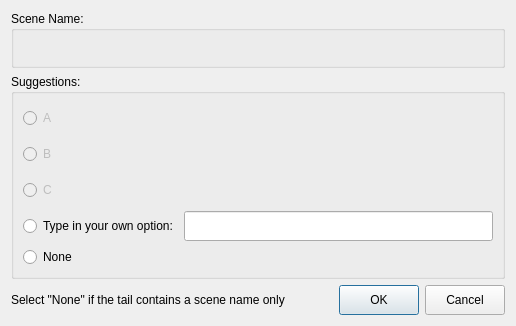
<?xml version="1.0" encoding="UTF-8"?>
<ui version="4.0">
 <class>DecisionDialog</class>
 <widget class="QDialog" name="DecisionDialog">
  <property name="windowModality">
   <enum>Qt::NonModal</enum>
  </property>
  <property name="geometry">
   <rect>
    <x>0</x>
    <y>0</y>
    <width>516</width>
    <height>326</height>
   </rect>
  </property>
  <property name="windowTitle">
   <string>SxTools!MANAGER - Select a Performer</string>
  </property>
  <property name="modal">
   <bool>false</bool>
  </property>
  <layout class="QGridLayout" name="gridLayout">
   <item row="0" column="0">
    <widget class="QGroupBox" name="gbScene">
     <property name="title">
      <string>Scene Name:</string>
     </property>
     <layout class="QHBoxLayout" name="horizontalLayout_3">
      <item>
       <widget class="QLabel" name="lblScene">
        <property name="minimumSize">
         <size>
          <width>0</width>
          <height>0</height>
         </size>
        </property>
        <property name="text">
         <string/>
        </property>
       </widget>
      </item>
     </layout>
    </widget>
   </item>
   <item row="1" column="0">
    <widget class="QGroupBox" name="gbSuggestions">
     <property name="title">
      <string>Suggestions:</string>
     </property>
     <layout class="QVBoxLayout" name="verticalLayout_2">
      <item>
       <layout class="QVBoxLayout" name="loOptions">
        <item>
         <widget class="QRadioButton" name="rbOptionA">
          <property name="enabled">
           <bool>false</bool>
          </property>
          <property name="minimumSize">
           <size>
            <width>0</width>
            <height>30</height>
           </size>
          </property>
          <property name="text">
           <string>A</string>
          </property>
         </widget>
        </item>
        <item>
         <widget class="QRadioButton" name="rbOptionB">
          <property name="enabled">
           <bool>false</bool>
          </property>
          <property name="minimumSize">
           <size>
            <width>0</width>
            <height>30</height>
           </size>
          </property>
          <property name="text">
           <string>B</string>
          </property>
         </widget>
        </item>
        <item>
         <widget class="QRadioButton" name="rbOptionC">
          <property name="enabled">
           <bool>false</bool>
          </property>
          <property name="minimumSize">
           <size>
            <width>0</width>
            <height>30</height>
           </size>
          </property>
          <property name="text">
           <string>C</string>
          </property>
          <property name="checkable">
           <bool>true</bool>
          </property>
         </widget>
        </item>
        <item>
         <layout class="QHBoxLayout" name="loOptionO">
          <item>
           <widget class="QRadioButton" name="rbOptionO">
            <property name="text">
             <string>Type in your own option:</string>
            </property>
           </widget>
          </item>
          <item>
           <widget class="QLineEdit" name="leSuggestion">
            <property name="minimumSize">
             <size>
              <width>0</width>
              <height>30</height>
             </size>
            </property>
            <property name="styleSheet">
             <string notr="true">padding-left: 5px;</string>
            </property>
           </widget>
          </item>
         </layout>
        </item>
        <item>
         <widget class="QRadioButton" name="rbOptionN">
          <property name="text">
           <string>None</string>
          </property>
         </widget>
        </item>
       </layout>
      </item>
     </layout>
    </widget>
   </item>
   <item row="3" column="0">
    <layout class="QHBoxLayout" name="loActions">
     <item>
      <widget class="QLabel" name="lblAttention">
       <property name="text">
        <string>Select &quot;None&quot; if the tail contains a scene name only</string>
       </property>
      </widget>
     </item>
     <item>
      <spacer name="spcrActions">
       <property name="minimumSize">
        <size>
         <width>0</width>
         <height>30</height>
        </size>
       </property>
       <property name="orientation">
        <enum>Qt::Horizontal</enum>
       </property>
       <property name="sizeHint" stdset="0">
        <size>
         <width>40</width>
         <height>27</height>
        </size>
       </property>
      </spacer>
     </item>
     <item>
      <widget class="QPushButton" name="btnConfirm">
       <property name="minimumSize">
        <size>
         <width>0</width>
         <height>30</height>
        </size>
       </property>
       <property name="text">
        <string>OK</string>
       </property>
      </widget>
     </item>
     <item>
      <widget class="QPushButton" name="btnSkip">
       <property name="minimumSize">
        <size>
         <width>0</width>
         <height>30</height>
        </size>
       </property>
       <property name="text">
        <string>Cancel</string>
       </property>
      </widget>
     </item>
    </layout>
   </item>
  </layout>
 </widget>
 <resources/>
 <connections/>
</ui>
